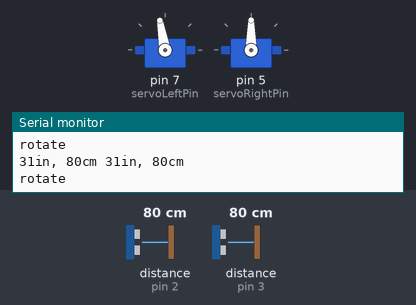
This sketch was run on a simulated Arduino Uno, built with avr-gcc and run on an emulated ATmega328P. On the bench: 2 × servo, the last lines printed to the serial monitor. Wiring (inferred from the names in the program): 2 × ultrasonic range finder: trigger pin 2, echo pin 2 / trigger pin 3, echo pin 3. The test bench sets the inputs (shaded band); at power-on: distance to the obstacle (sensors on pin 2, pin 3) 80 cm. The echo pulse lasts 58.3 µs per cm.

Above: at 1.2 s.
1.3 s: distance to the obstacle (sensor on pin 2) set to 2 cm
At 1.8 s:
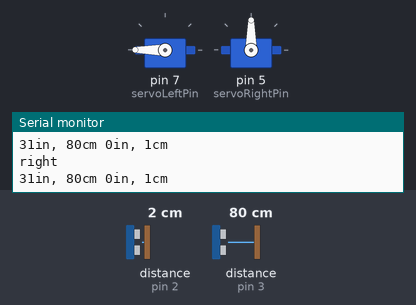
2.8 s: distance to the obstacle (sensor on pin 3) set to 66 cm
4.3 s: distance to the obstacle (sensor on pin 3) set to 63 cm
At 5.0 s:
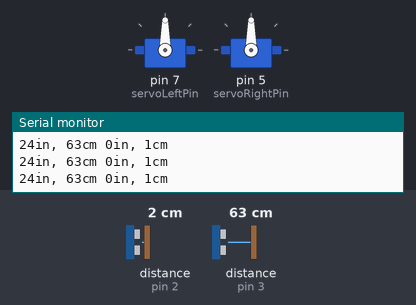
5.8 s: distance to the obstacle (sensor on pin 3) set to 4 cm
At 6.7 s:
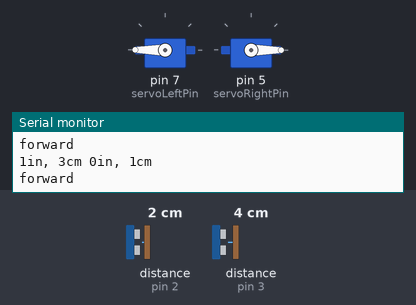
7.3 s: distance to the obstacle (sensor on pin 2) set to 56 cm
8.8 s: distance to the obstacle (sensor on pin 2) set to 62 cm
At 10.1 s:
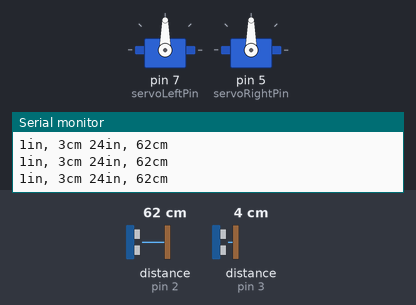
Timing chart, 0 to 11.3 s (numbered marks = the images above; inputs shaded):
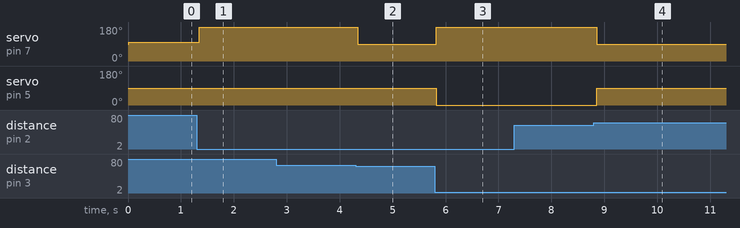

Measured:
- the behaviour switches between 64 and 63 cm on distance to the obstacle (sensor on pin 3) (found by bisection; images 1 and 2)
- the behaviour switches between 61 and 62 cm on distance to the obstacle (sensor on pin 2) (found by bisection; images 3 and 4)
- after the input at 1.3 s, servo on pin 7 (servoLeftPin): 100° → 180° after 0.05 s
- after the input at 4.3 s, servo on pin 7 (servoLeftPin): 180° → 90° at once
- after the input at 5.8 s, servo on pin 7 (servoLeftPin): 90° → 180° at once; servo on pin 5 (servoRightPin): 90° → 0° at once
- after the input at 8.8 s, servo on pin 7 (servoLeftPin): 180° → 90° after 0.06 s; servo on pin 5 (servoRightPin): 0° → 90° after 0.06 s

The sketch:

brawl_bot.ino
```cpp
#include <SharpIR.h>
#include "Arduino.h"
#include "Servo.h"
#define model 1080

#define frontIRpin A0
#define backIRpin A1


Servo servoLeft;
Servo servoRight;

const int pingPin1 = 3;
const int pingPin2 = 2;
const int servoRightPin = 5;
const int servoLeftPin = 7;


SharpIR backIR = SharpIR(backIRpin, model);
SharpIR frontIR = SharpIR(frontIRpin, model);

int distance_cm_front;
int distance_cm_back;

int ObstacleFront;
int ObstacleBack;

void setup() {
  Serial.begin(9600);
  servoLeft.attach(servoLeftPin);
  servoRight.attach(servoRightPin);

}

void loop() {
  long duration1, duration2, inches1, inches2, cm1, cm2;

  //distance_cm_back = backIR.distance();

  //distance_cm_front = frontIR.distance();

  /*

  float volts_back = analogRead(backIRpin)*0.0048828125;
  float volts_front = analogRead(frontIRpin)*0.0048828125;

  int distance_back = 13*pow(volts_back, -1);
  int distance_front = 13*pow(volts_front, -1);

  Serial.print("Front distance: ");
  Serial.println(distance_front);

  Serial.print("Back distance: ");
  Serial.println(distance_back);

  if (distance_back > 200 or distance_front > 200){
    Serial.println("LINE");
  }
  */

  pinMode(pingPin1, OUTPUT);
  digitalWrite(pingPin1, LOW);
  delayMicroseconds(2);
  digitalWrite(pingPin1, HIGH);
  delayMicroseconds(5); //10?
  digitalWrite(pingPin1, LOW);

  pinMode(pingPin1, INPUT);
  duration1 = pulseIn(pingPin1, HIGH);

  pinMode(pingPin2, OUTPUT);
  digitalWrite(pingPin2, LOW);
  delayMicroseconds(2);
  digitalWrite(pingPin2, HIGH);
  delayMicroseconds(5);
  digitalWrite(pingPin2, LOW);

  pinMode(pingPin2, INPUT);
  duration2 = pulseIn(pingPin2, HIGH);

  inches1 = microsecondsToInches(duration1);
  cm1 = microsecondsToCentimeters(duration1);

  inches2 = microsecondsToInches(duration2);
  cm2 = microsecondsToCentimeters(duration2);

  Serial.print(inches1);
  Serial.print("in, ");
  Serial.print(cm1);
  Serial.print("cm ");

  Serial.print(inches2);
  Serial.print("in, ");
  Serial.print(cm2);
  Serial.print("cm");

  Serial.println();


  //DELETE
  //servoLeft.attach(servoLeftPin);
  //servoRight.attach(servoRightPin);

  //ADD
  servoLeft.write(90);
  servoRight.write(90);

  if (inches1 > 0 or inches2 > 0){
    if (inches1 < 24 and inches2 < 24){
      Serial.println("forward");
      servoLeft.write(180);  // 2. turns servo CW in full speed. change the value in the brackets (180) to change the speed. As these numbers move closer to 90, the servo will move slower in that direction.
      servoRight.write(0);
    }
    else if (inches2 > 24 and inches1 < 24){
      Serial.println("left");
      servoLeft.write(90);
      servoRight.write(0);
    }
    else if (inches1 > 24 and inches2 < 24){
      Serial.println("right");
      servoRight.write(90);
      servoLeft.write(180);
    }
    else if (inches1 > 24 and inches2 > 24){
      Serial.println("rotate");
      servoLeft.write(100);
      servoRight.write(90);
    }
  }
  else{
    servoLeft.write(90);
    servoRight.write(90);
  }
  delay(100);

}

long microsecondsToInches(long microseconds) {
  return microseconds / 74 / 2;
}

long microsecondsToCentimeters(long microseconds) {
  return microseconds / 29 / 2;
}
```
